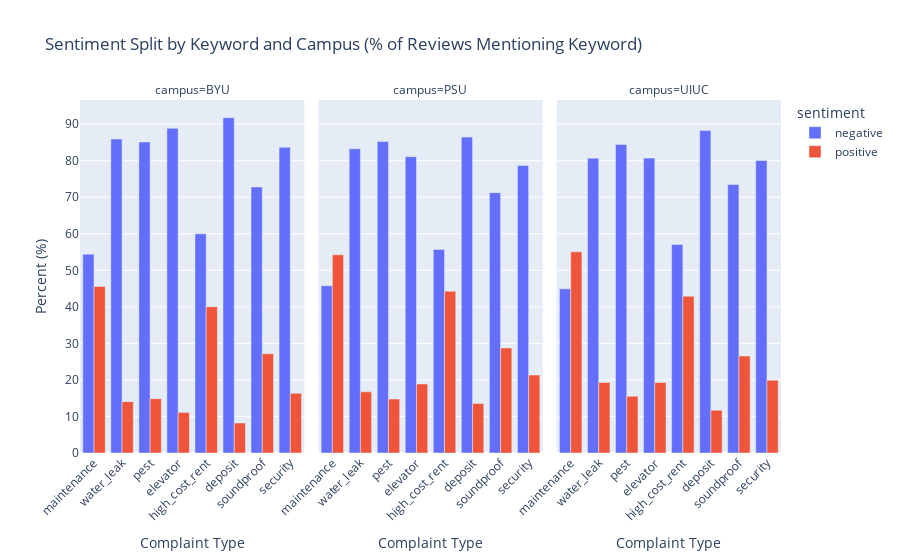

Notebook source saved alongside this figure:
### Code cell
# Q1: Sentiment split for each keyword by campus
sent_rows = []
for kw_col in kw_cols:
    kw_name = kw_col.replace('kw_', '')
    for campus in ['BYU', 'PSU', 'UIUC']:
        subset = df_master[(df_master[kw_col]) & (df_master['campus_abbrev'] == campus)]
        if len(subset) == 0:
            continue
        sent_dist = subset['sentiment_cat'].value_counts(normalize=True) * 100
        for sent, pct in sent_dist.items():
            sent_rows.append({
                'keyword': kw_name,
                'campus': campus,
                'sentiment': sent,
                'percent': pct
            })

sent_kw_df = pd.DataFrame(sent_rows)

# Heatmap: Negative sentiment % for each keyword by campus
neg_pivot = sent_kw_df[sent_kw_df['sentiment'] == 'negative'].pivot(
    index='keyword', columns='campus', values='percent'
).round(1)

print("\nNegative Sentiment % When Keyword is Mentioned (by campus):")
display(neg_pivot)

# Visualize sentiment split
fig2 = px.bar(
    sent_kw_df[sent_kw_df['sentiment'].isin(['positive', 'negative'])],
    x='keyword', y='percent', color='sentiment', facet_col='campus',
    barmode='group',
    title='Sentiment Split by Keyword and Campus (% of Reviews Mentioning Keyword)',
    labels={'percent': 'Percent (%)', 'keyword': 'Complaint Type'}
)
fig2.update_xaxes(tickangle=-45)
fig2.show()

### Figure 1 — Plotly figure (JSON) as saved in the notebook; plotly's stock layout.template omitted (floating-point values rounded to 4 significant figures)
{"data": [{"alignmentgroup": "True", "hovertemplate": "sentiment=negative<br>campus=BYU<br>Complaint Type=%{x}<br>Percent (%)=%{y}<extra></extra>", "legendgroup": "negative", "marker": {"color": "#636efa", "pattern": {"shape": ""}}, "name": "negative", "offsetgroup": "negative", "orientation": "v", "showlegend": true, "textposition": "auto", "type": "bar", "x": ["maintenance", "water_leak", "pest", "elevator", "high_cost_rent", "deposit", "soundproof", "security"], "xaxis": "x", "y": [54.43, 85.95, 85.14, 88.89, 59.98, 91.79, 72.83, 83.67], "yaxis": "y"}, {"alignmentgroup": "True", "hovertemplate": "sentiment=negative<br>campus=PSU<br>Complaint Type=%{x}<br>Percent (%)=%{y}<extra></extra>", "legendgroup": "negative", "marker": {"color": "#636efa", "pattern": {"shape": ""}}, "name": "negative", "offsetgroup": "negative", "orientation": "v", "showlegend": false, "textposition": "auto", "type": "bar", "x": ["maintenance", "water_leak", "pest", "elevator", "high_cost_rent", "deposit", "soundproof", "security"], "xaxis": "x2", "y": [45.75, 83.26, 85.23, 81.11, 55.72, 86.46, 71.26, 78.66], "yaxis": "y2"}, {"alignmentgroup": "True", "hovertemplate": "sentiment=negative<br>campus=UIUC<br>Complaint Type=%{x}<br>Percent (%)=%{y}<extra></extra>", "legendgroup": "negative", "marker": {"color": "#636efa", "pattern": {"shape": ""}}, "name": "negative", "offsetgroup": "negative", "orientation": "v", "showlegend": false, "textposition": "auto", "type": "bar", "x": ["maintenance", "water_leak", "pest", "elevator", "high_cost_rent", "deposit", "soundproof", "security"], "xaxis": "x3", "y": [44.93, 80.69, 84.44, 80.71, 57.08, 88.27, 73.47, 80.06], "yaxis": "y3"}, {"alignmentgroup": "True", "hovertemplate": "sentiment=positive<br>campus=BYU<br>Complaint Type=%{x}<br>Percent (%)=%{y}<extra></extra>", "legendgroup": "positive", "marker": {"color": "#EF553B", "pattern": {"shape": ""}}, "name": "positive", "offsetgroup": "positive", "orientation": "v", "showlegend": true, "textposition": "auto", "type": "bar", "x": ["maintenance", "water_leak", "pest", "elevator", "high_cost_rent", "deposit", "soundproof", "security"], "xaxis": "x", "y": [45.57, 14.05, 14.86, 11.11, 40.02, 8.213, 27.17, 16.33], "yaxis": "y"}, {"alignmentgroup": "True", "hovertemplate": "sentiment=positive<br>campus=PSU<br>Complaint Type=%{x}<br>Percent (%)=%{y}<extra></extra>", "legendgroup": "positive", "marker": {"color": "#EF553B", "pattern": {"shape": ""}}, "name": "positive", "offsetgroup": "positive", "orientation": "v", "showlegend": false, "textposition": "auto", "type": "bar", "x": ["maintenance", "water_leak", "pest", "elevator", "high_cost_rent", "deposit", "soundproof", "security"], "xaxis": "x2", "y": [54.25, 16.74, 14.77, 18.89, 44.28, 13.54, 28.74, 21.34], "yaxis": "y2"}, {"alignmentgroup": "True", "hovertemplate": "sentiment=positive<br>campus=UIUC<br>Complaint Type=%{x}<br>Percent (%)=%{y}<extra></extra>", "legendgroup": "positive", "marker": {"color": "#EF553B", "pattern": {"shape": ""}}, "name": "positive", "offsetgroup": "positive", "orientation": "v", "showlegend": false, "textposition": "auto", "type": "bar", "x": ["maintenance", "water_leak", "pest", "elevator", "high_cost_rent", "deposit", "soundproof", "security"], "xaxis": "x3", "y": [55.07, 19.31, 15.56, 19.29, 42.92, 11.73, 26.53, 19.94], "yaxis": "y3"}], "layout": {"annotations": [{"font": {}, "showarrow": false, "text": "campus=BYU", "x": 0.16, "xanchor": "center", "xref": "paper", "y": 1, "yanchor": "bottom", "yref": "paper"}, {"font": {}, "showarrow": false, "text": "campus=PSU", "x": 0.5, "xanchor": "center", "xref": "paper", "y": 1, "yanchor": "bottom", "yref": "paper"}, {"font": {}, "showarrow": false, "text": "campus=UIUC", "x": 0.84, "xanchor": "center", "xref": "paper", "y": 1, "yanchor": "bottom", "yref": "paper"}], "barmode": "group", "legend": {"title": {"text": "sentiment"}, "tracegroupgap": 0}, "title": {"text": "Sentiment Split by Keyword and Campus (% of Reviews Mentioning Keyword)"}, "xaxis": {"anchor": "y", "domain": [0, 0.32], "tickangle": -45, "title": {"text": "Complaint Type"}}, "xaxis2": {"anchor": "y2", "domain": [0.34, 0.66], "matches": "x", "tickangle": -45, "title": {"text": "Complaint Type"}}, "xaxis3": {"anchor": "y3", "domain": [0.68, 1.0], "matches": "x", "tickangle": -45, "title": {"text": "Complaint Type"}}, "yaxis": {"anchor": "x", "domain": [0, 1], "title": {"text": "Percent (%)"}}, "yaxis2": {"anchor": "x2", "domain": [0, 1], "matches": "y", "showticklabels": false}, "yaxis3": {"anchor": "x3", "domain": [0, 1], "matches": "y", "showticklabels": false}}}
